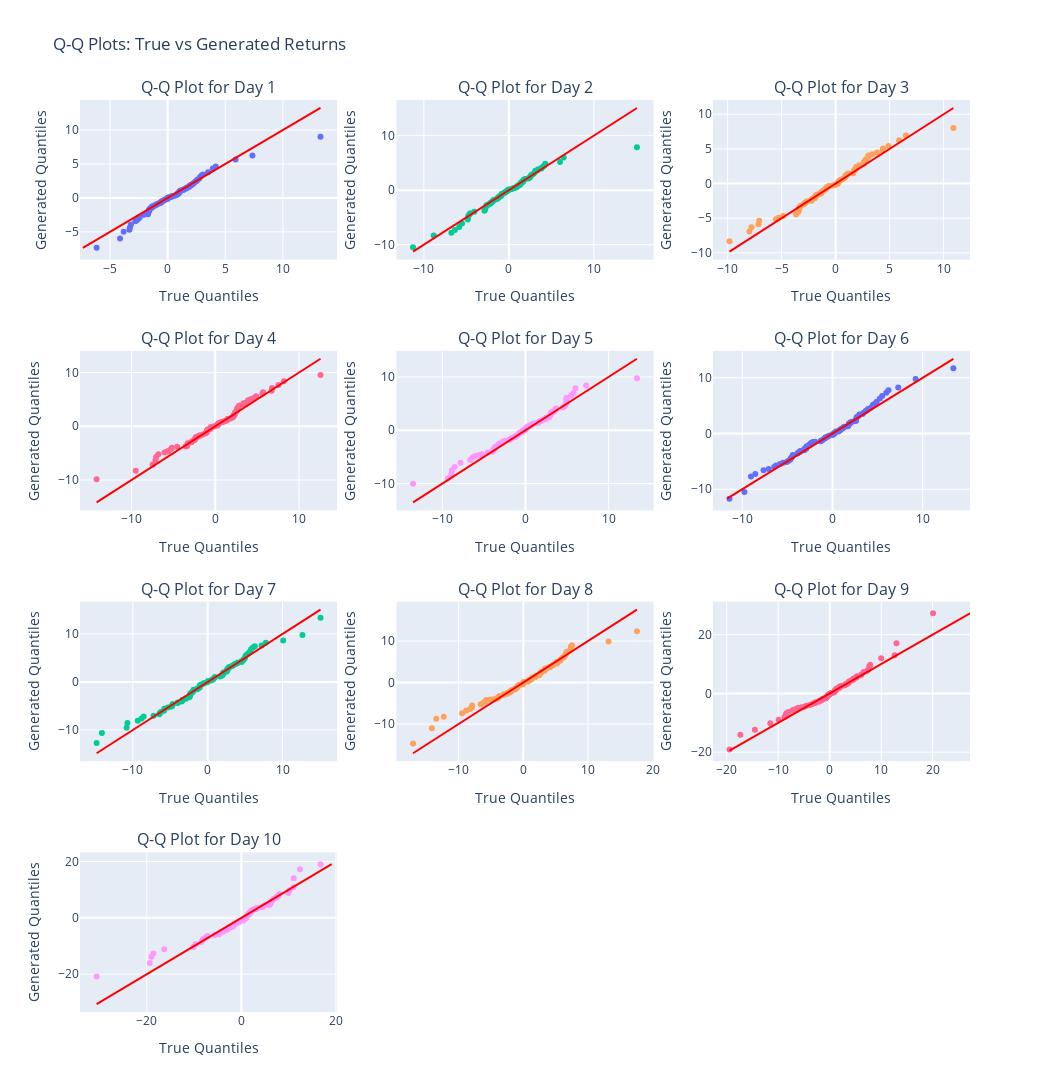

Source (notebook cell):
### Code cell
pl.qq_plot(rounded_returns, bayesian_returns)
